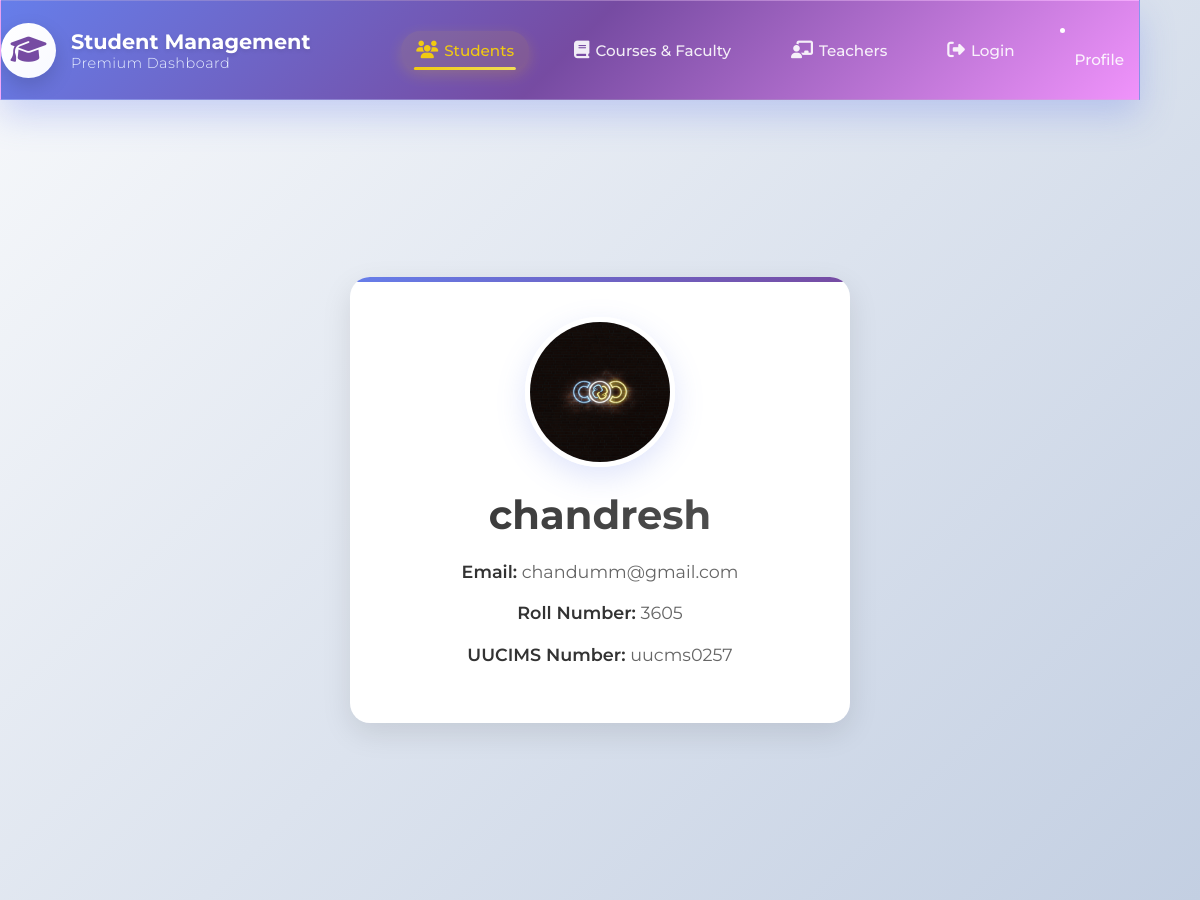
Page /cd/studentinfo/1/ on the committed database.
### canaradatabase/models.py (models this page shows, shortened)
class Student(models.Model):
    name=models.CharField(max_length=100,null=False,blank=False)
    course_name=models.ForeignKey(Courses,on_delete=models.CASCADE,null=True,blank=True)
    gmail=models.EmailField(null=False,blank=False)
    uucms_num=models.CharField(max_length=15,blank=False,null=False)
    rno=models.IntegerField(null=False)
    photo=models.ImageField(upload_to='studentphoto/',null=True)

### canaradatabase/views.py (the view)
# urls.py: path('studentinfo/<int:pk>/',StudentPage_view.as_view(),name='studentinfo'),
class StudentPage_view(DetailView):
    model=Student
    template_name='student.html'
    context_object_name='st'

### canaradatabase/templates/student.html
{% extends "layout.html" %}
{% block content %}
<div class="profile-wrapper">
  <div class="profile-card">
    <img src="{{ st.photo.url }}" alt="{{ st.name }}">
    <h2>{{ st.name }}</h2>
    <p><strong>Email:</strong> {{ st.gmail }}</p>
    <p><strong>Roll Number:</strong> {{ st.rno }}</p>
    <p><strong>UUCIMS Number:</strong> {{ st.uucms_num }}</p>
  </div>
</div>
{% endblock %}

### static/css/layout.css (style rules this page uses)
* { margin: 0; padding: 0; box-sizing: border-box; font-family: 'Montserrat', sans-serif; }
body { background: linear-gradient(135deg, #f5f7fa 0%, #c3cfe2 100%); min-height: 100vh; overflow-x: hidden; }
:root { --accent-grad: linear-gradient(135deg, #667eea 0%, #764ba2 100%); --shadow-light: 0 10px 30px rgba(0, 0, 0, 0.1); --shadow-hover: 0 15px 40px rgba(0, 0, 0, 0.15); --border-light: 1px solid #f0f0f0; --text-primary: #333; --text-secondary: #666; --bg-light: #f8f9fa; }
* { transition: all 0.3s ease; }
.profile-wrapper { display: flex; justify-content: center; align-items: center; min-height: 100vh; padding: 20px; background: linear-gradient(135deg, #f5f7fa 0%, #c3cfe2 100%); }
.profile-card { background: #fff; border-radius: 20px; box-shadow: var(--shadow-light); padding: 40px; max-width: 500px; width: 100%; text-align: center; transition: all 0.3s cubic-bezier(0.25, 0.46, 0.45, 0.94); overflow: hidden; position: relative; }
.profile-card::before { content: ''; position: absolute; top: 0; left: 0; right: 0; height: 5px; background: var(--accent-grad); }
.profile-card img { width: 150px; height: 150px; border-radius: 50%; object-fit: cover; border: 5px solid #fff; box-shadow: 0 10px 30px rgba(102, 126, 234, 0.2); margin-bottom: 20px; transition: all 0.3s ease; }
.profile-card h2 { font-size: 2.5rem; font-weight: 700; color: var(--text-primary); margin: 0 0 20px 0; line-height: 1.2; background: linear-gradient(135deg, var(--text-primary), #555); -webkit-background-clip: text; -webkit-text-fill-color: transparent; background-clip: text; }
.profile-card p { font-size: 1.1rem; color: var(--text-secondary); margin: 15px 0; font-weight: 400; line-height: 1.5; }
.profile-card p strong { color: var(--text-primary); font-weight: 600; }
.profile-card { animation: fadeInUp 0.6s ease-out; }
.profile-card * { transition: all 0.3s ease; }
body { background-color: #0a0a0a; font-family: 'Poppins', sans-serif; color: #fff; }

### rows in the picture
Student: photo (picture), name "chandresh", gmail "chandumm@gmail.com", rno "3605", uucms_num "uucms0257"
